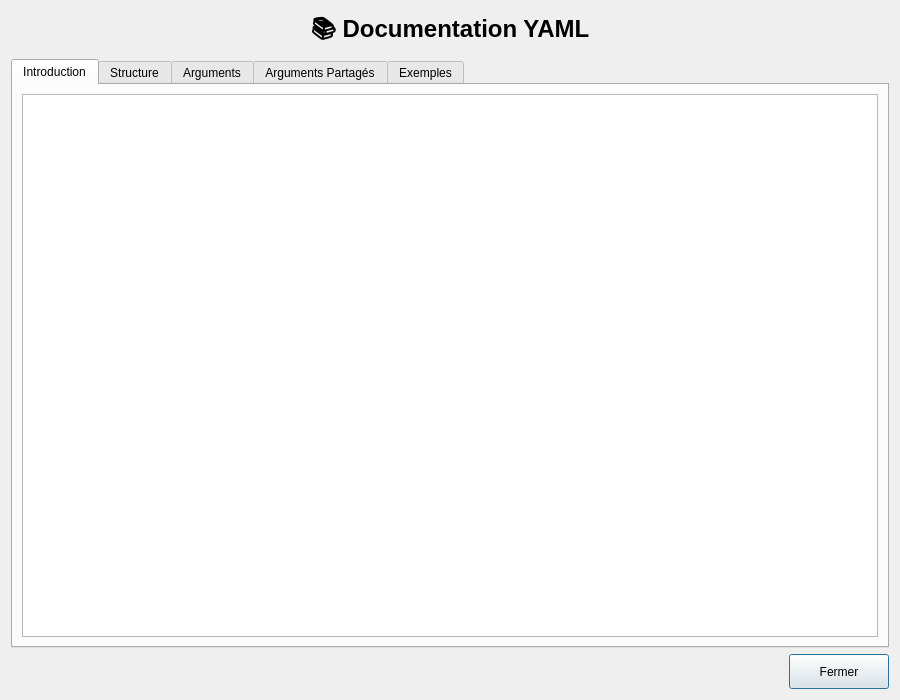
<?xml version="1.0" encoding="UTF-8"?>
<ui version="4.0">
 <class>HelpWindow</class>
 <widget class="QDialog" name="HelpWindow">
  <property name="geometry">
   <rect>
    <x>0</x>
    <y>0</y>
    <width>900</width>
    <height>700</height>
   </rect>
  </property>
  <property name="windowTitle">
   <string>Documentation YAML - CommandBuilder</string>
  </property>
  <layout class="QVBoxLayout" name="verticalLayout">
   <item>
    <widget class="QLabel" name="titleLabel">
     <property name="text">
      <string>&lt;h1&gt;📚 Documentation YAML&lt;/h1&gt;</string>
     </property>
     <property name="alignment">
      <set>Qt::AlignCenter</set>
     </property>
    </widget>
   </item>
   <item>
    <widget class="QTabWidget" name="tabWidget">
     <property name="currentIndex">
      <number>0</number>
     </property>
     <widget class="QWidget" name="introTab">
      <attribute name="title">
       <string>Introduction</string>
      </attribute>
      <layout class="QVBoxLayout" name="introLayout">
       <item>
        <widget class="QTextBrowser" name="introText"/>
       </item>
      </layout>
     </widget>
     <widget class="QWidget" name="structureTab">
      <attribute name="title">
       <string>Structure</string>
      </attribute>
      <layout class="QVBoxLayout" name="structureLayout">
       <item>
        <widget class="QTextBrowser" name="structureText"/>
       </item>
      </layout>
     </widget>
     <widget class="QWidget" name="argumentsTab">
      <attribute name="title">
       <string>Arguments</string>
      </attribute>
      <layout class="QVBoxLayout" name="argumentsLayout">
       <item>
        <widget class="QTextBrowser" name="argumentsText"/>
       </item>
      </layout>
     </widget>
     <widget class="QWidget" name="sharedTab">
      <attribute name="title">
       <string>Arguments Partagés</string>
      </attribute>
      <layout class="QVBoxLayout" name="sharedLayout">
       <item>
        <widget class="QTextBrowser" name="sharedText"/>
       </item>
      </layout>
     </widget>
     <widget class="QWidget" name="examplesTab">
      <attribute name="title">
       <string>Exemples</string>
      </attribute>
      <layout class="QVBoxLayout" name="examplesLayout">
       <item>
        <widget class="QTextBrowser" name="examplesText"/>
       </item>
      </layout>
     </widget>
    </widget>
   </item>
   <item>
    <layout class="QHBoxLayout" name="buttonLayout">
     <item>
      <spacer name="horizontalSpacer">
       <property name="orientation">
        <enum>Qt::Horizontal</enum>
       </property>
       <property name="sizeHint" stdset="0">
        <size>
         <width>40</width>
         <height>20</height>
        </size>
       </property>
      </spacer>
     </item>
     <item>
      <widget class="QPushButton" name="closeButton">
       <property name="text">
        <string>Fermer</string>
       </property>
       <property name="minimumSize">
        <size>
         <width>100</width>
         <height>35</height>
        </size>
       </property>
      </widget>
     </item>
    </layout>
   </item>
  </layout>
 </widget>
 <resources/>
 <connections>
  <connection>
   <sender>closeButton</sender>
   <signal>clicked()</signal>
   <receiver>HelpWindow</receiver>
   <slot>accept()</slot>
  </connection>
 </connections>
</ui>
